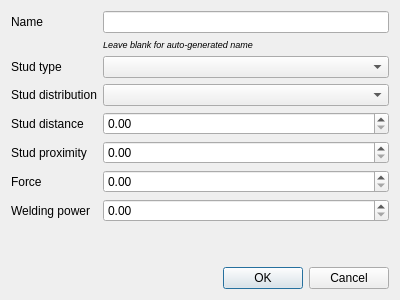
<?xml version="1.0" encoding="UTF-8"?>
<ui version="4.0">
 <class>AddTask</class>
 <widget class="QDialog" name="AddTask">
  <property name="geometry">
   <rect>
    <x>0</x>
    <y>0</y>
    <width>400</width>
    <height>300</height>
   </rect>
  </property>
  <property name="windowTitle">
   <string>Dialog</string>
  </property>
  <layout class="QVBoxLayout" name="verticalLayout">
   <item>
    <layout class="QFormLayout" name="formLayout">
     <item row="0" column="0">
      <widget class="QLabel" name="label">
       <property name="text">
        <string>Name</string>
       </property>
      </widget>
     </item>
     <item row="2" column="0">
      <widget class="QLabel" name="label_2">
       <property name="text">
        <string>Stud type</string>
       </property>
      </widget>
     </item>
     <item row="3" column="0">
      <widget class="QLabel" name="label_3">
       <property name="text">
        <string>Stud distribution</string>
       </property>
      </widget>
     </item>
     <item row="4" column="0">
      <widget class="QLabel" name="label_4">
       <property name="text">
        <string>Stud distance</string>
       </property>
      </widget>
     </item>
     <item row="5" column="0">
      <widget class="QLabel" name="label_5">
       <property name="text">
        <string>Stud proximity</string>
       </property>
      </widget>
     </item>
     <item row="6" column="0">
      <widget class="QLabel" name="label_6">
       <property name="text">
        <string>Force</string>
       </property>
      </widget>
     </item>
     <item row="7" column="0">
      <widget class="QLabel" name="label_7">
       <property name="text">
        <string>Welding power</string>
       </property>
      </widget>
     </item>
     <item row="0" column="1">
      <widget class="QLineEdit" name="name"/>
     </item>
     <item row="2" column="1">
      <widget class="QComboBox" name="type"/>
     </item>
     <item row="3" column="1">
      <widget class="QComboBox" name="distribution"/>
     </item>
     <item row="4" column="1">
      <widget class="QDoubleSpinBox" name="distance"/>
     </item>
     <item row="5" column="1">
      <widget class="QDoubleSpinBox" name="proximity"/>
     </item>
     <item row="6" column="1">
      <widget class="QDoubleSpinBox" name="force"/>
     </item>
     <item row="7" column="1">
      <widget class="QDoubleSpinBox" name="power"/>
     </item>
     <item row="1" column="1">
      <widget class="QLabel" name="label_8">
       <property name="font">
        <font>
         <pointsize>7</pointsize>
         <italic>true</italic>
        </font>
       </property>
       <property name="text">
        <string>Leave blank for auto-generated name</string>
       </property>
      </widget>
     </item>
    </layout>
   </item>
   <item>
    <widget class="QDialogButtonBox" name="buttonBox">
     <property name="orientation">
      <enum>Qt::Horizontal</enum>
     </property>
     <property name="standardButtons">
      <set>QDialogButtonBox::Cancel|QDialogButtonBox::Ok</set>
     </property>
    </widget>
   </item>
  </layout>
 </widget>
 <resources/>
 <connections>
  <connection>
   <sender>buttonBox</sender>
   <signal>accepted()</signal>
   <receiver>AddTask</receiver>
   <slot>accept()</slot>
   <hints>
    <hint type="sourcelabel">
     <x>248</x>
     <y>254</y>
    </hint>
    <hint type="destinationlabel">
     <x>157</x>
     <y>274</y>
    </hint>
   </hints>
  </connection>
  <connection>
   <sender>buttonBox</sender>
   <signal>rejected()</signal>
   <receiver>AddTask</receiver>
   <slot>reject()</slot>
   <hints>
    <hint type="sourcelabel">
     <x>316</x>
     <y>260</y>
    </hint>
    <hint type="destinationlabel">
     <x>286</x>
     <y>274</y>
    </hint>
   </hints>
  </connection>
 </connections>
</ui>
